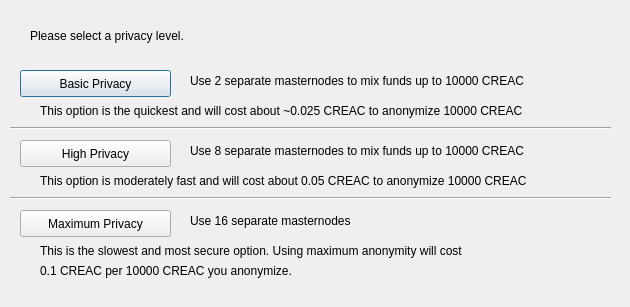
<?xml version="1.0" encoding="UTF-8"?>
<ui version="4.0">
 <class>ObfuscationConfig</class>
 <widget class="QDialog" name="ObfuscationConfig">
  <property name="geometry">
   <rect>
    <x>0</x>
    <y>0</y>
    <width>630</width>
    <height>307</height>
   </rect>
  </property>
  <property name="windowTitle">
   <string>Configure Obfuscation</string>
  </property>
  <widget class="QPushButton" name="buttonBasic">
   <property name="geometry">
    <rect>
     <x>20</x>
     <y>70</y>
     <width>151</width>
     <height>27</height>
    </rect>
   </property>
   <property name="text">
    <string>Basic Privacy</string>
   </property>
  </widget>
  <widget class="QPushButton" name="buttonHigh">
   <property name="geometry">
    <rect>
     <x>20</x>
     <y>140</y>
     <width>151</width>
     <height>27</height>
    </rect>
   </property>
   <property name="text">
    <string>High Privacy</string>
   </property>
  </widget>
  <widget class="QPushButton" name="buttonMax">
   <property name="geometry">
    <rect>
     <x>20</x>
     <y>210</y>
     <width>151</width>
     <height>27</height>
    </rect>
   </property>
   <property name="text">
    <string>Maximum Privacy</string>
   </property>
  </widget>
  <widget class="QLabel" name="label">
   <property name="geometry">
    <rect>
     <x>30</x>
     <y>20</y>
     <width>571</width>
     <height>31</height>
    </rect>
   </property>
   <property name="text">
    <string>Please select a privacy level.</string>
   </property>
  </widget>
  <widget class="QLabel" name="label_2">
   <property name="geometry">
    <rect>
     <x>190</x>
     <y>70</y>
     <width>421</width>
     <height>21</height>
    </rect>
   </property>
   <property name="text">
    <string>Use 2 separate masternodes to mix funds up to 10000 CREAC</string>
   </property>
  </widget>
  <widget class="QLabel" name="label_3">
   <property name="geometry">
    <rect>
     <x>190</x>
     <y>140</y>
     <width>411</width>
     <height>21</height>
    </rect>
   </property>
   <property name="text">
    <string>Use 8 separate masternodes to mix funds up to 10000 CREAC</string>
   </property>
  </widget>
  <widget class="QLabel" name="label_4">
   <property name="geometry">
    <rect>
     <x>190</x>
     <y>210</y>
     <width>421</width>
     <height>21</height>
    </rect>
   </property>
   <property name="text">
    <string>Use 16 separate masternodes</string>
   </property>
  </widget>
  <widget class="QLabel" name="label_6">
   <property name="geometry">
    <rect>
     <x>40</x>
     <y>100</y>
     <width>561</width>
     <height>21</height>
    </rect>
   </property>
   <property name="text">
    <string>This option is the quickest and will cost about ~0.025 CREAC to anonymize 10000 CREAC</string>
   </property>
  </widget>
  <widget class="QLabel" name="label_7">
   <property name="geometry">
    <rect>
     <x>40</x>
     <y>170</y>
     <width>561</width>
     <height>21</height>
    </rect>
   </property>
   <property name="text">
    <string>This option is moderately fast and will cost about 0.05 CREAC to anonymize 10000 CREAC</string>
   </property>
  </widget>
  <widget class="QLabel" name="label_8">
   <property name="geometry">
    <rect>
     <x>40</x>
     <y>240</y>
     <width>561</width>
     <height>21</height>
    </rect>
   </property>
   <property name="text">
    <string>This is the slowest and most secure option. Using maximum anonymity will cost</string>
   </property>
  </widget>
  <widget class="QLabel" name="label_9">
   <property name="geometry">
    <rect>
     <x>40</x>
     <y>260</y>
     <width>561</width>
     <height>21</height>
    </rect>
   </property>
   <property name="text">
    <string>0.1 CREAC per 10000 CREAC you anonymize.</string>
   </property>
  </widget>
  <widget class="Line" name="line">
   <property name="geometry">
    <rect>
     <x>10</x>
     <y>120</y>
     <width>601</width>
     <height>16</height>
    </rect>
   </property>
   <property name="orientation">
    <enum>Qt::Horizontal</enum>
   </property>
  </widget>
  <widget class="Line" name="line_2">
   <property name="geometry">
    <rect>
     <x>10</x>
     <y>190</y>
     <width>601</width>
     <height>16</height>
    </rect>
   </property>
   <property name="orientation">
    <enum>Qt::Horizontal</enum>
   </property>
  </widget>
 </widget>
 <resources/>
 <connections/>
</ui>
